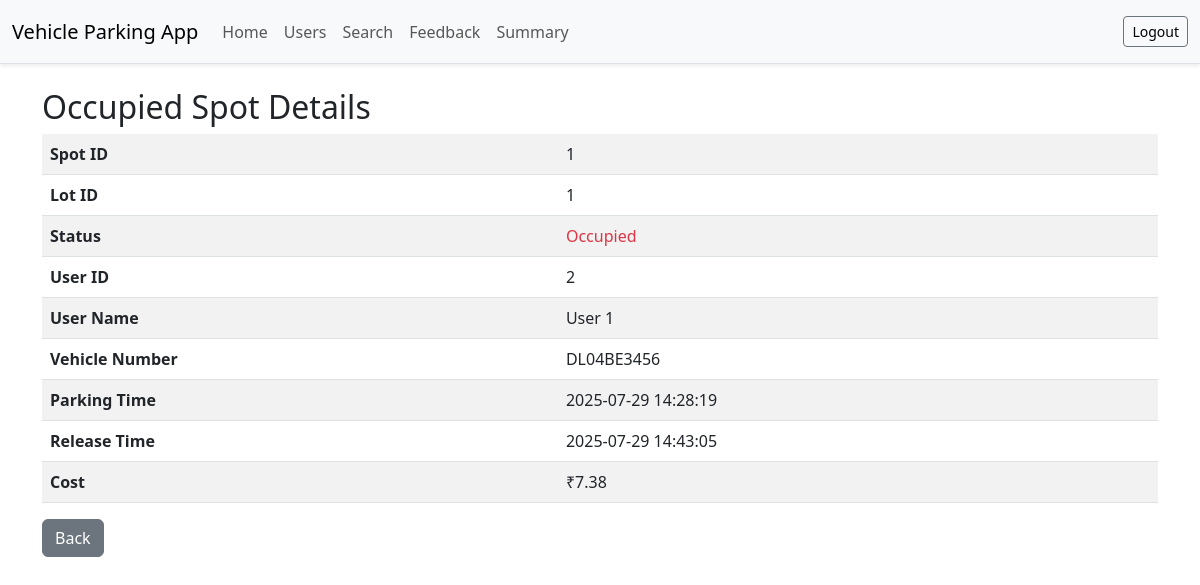
The page /admin/spot/1/details (signed in) on the database its author committed.
### models.py (models this page shows)
class ParkingSpot(db.Model):
    id = db.Column(db.Integer, primary_key=True)
    lot_id = db.Column(db.Integer, db.ForeignKey('parking_lot.id'), nullable=False)
    status = db.Column(db.String(1), nullable=False, default='A')  # A = Available, O = Occupied
    reservations = db.relationship('Reservation', backref='spot', lazy="dynamic")

class Reservation(db.Model):
    id = db.Column(db.Integer, primary_key=True)
    user_id = db.Column(db.Integer, db.ForeignKey('user.id'), nullable=False)
    spot_id = db.Column(db.Integer, db.ForeignKey('parking_spot.id'), nullable=False)
    parking_time = db.Column(db.DateTime, nullable=True)
    release_time = db.Column(db.DateTime, nullable=True)
    cost = db.Column(db.Float, nullable=True)
    vehicle_number = db.Column(db.String(20), nullable=False)
    rating = db.Column(db.Float, nullable=True)

class User(db.Model):
    id = db.Column(db.Integer, primary_key=True)
    name = db.Column(db.String(100), nullable=False)
    email = db.Column(db.String(100), unique=True, nullable=False)
    password_hash = db.Column(db.String(200), nullable=False)
    address=db.Column(db.String(200),nullable=False)
    pincode=db.Column(db.Integer,nullable=False)
    role_id = db.Column(db.Integer, db.ForeignKey('role.id'), nullable=False)
    reservations = db.relationship('Reservation', backref='user', lazy=True)

### app.py (the view)
@app.route('/admin/spot/<int:spot_id>/details')
def spot_details(spot_id):
    if session.get('role') not in ['admin', 'collaborator']:
        return redirect(url_for('login'))
    spot = ParkingSpot.query.get_or_404(spot_id)
    reservation = Reservation.query.filter_by(spot_id=spot.id).order_by(Reservation.parking_time.desc()).first()
    return render_template('admin_spot_details.html', spot=spot, reservation=reservation)

### templates/admin_spot_details.html
{% extends "base.html" %}
{% block content %}
<h2>Occupied Spot Details</h2>
<table class="table table-striped">
    <tr>
        <th>Spot ID</th>
        <td>{{ spot.id }}</td>
    </tr>
    <tr>
        <th>Lot ID</th>
        <td>{{ spot.lot_id }}</td>
    </tr>
    <tr>
        <th>Status</th>
        <td><span class="text-danger">Occupied</span></td>
    </tr>
    {% if reservation %}
    <tr>
        <th>User ID</th>
        <td>{{ reservation.user_id }}</td>
    </tr>
    <tr>
        <th>User Name</th>
        <td>{{ reservation.user.name }}</td>
    </tr>
    <tr>
        <th>Vehicle Number</th>
        <td>{{ reservation.vehicle_number }}</td>
    </tr>
    <tr>
        <th>Parking Time</th>
        <td>{{ reservation.parking_time.strftime('%Y-%m-%d %H:%M:%S') }}</td>
    </tr>
    <tr>
        <th>Release Time</th>
        <td>
            {% if reservation.release_time %}
                {{ reservation.release_time.strftime('%Y-%m-%d %H:%M:%S') }}
            {% else %}
                <span class="text-warning">Not yet released</span>
            {% endif %}
        </td>
    </tr>
    <tr>
        <th>Cost</th>
        <td>₹{{ reservation.cost or '—' }}</td>
    </tr>
    {% endif %}
</table>
<a href="{{ url_for('view_lot_spots', lot_id=spot.lot_id) }}" class="btn btn-secondary">Back</a>
{% endblock %}

### static/css/styles.css (style rules this page uses)
body { background-color: #f8f9fa; }
h2 { margin-bottom: 20px; }

### rows shown on the page
ParkingSpot: id "1", lot_id "1"
Reservation: user_id "2", vehicle_number "DL04BE3456", parking_time "2025-07-29 14:28:19", release_time "2025-07-29 14:43:05", cost "7.38"
User: user.name "User 1"
